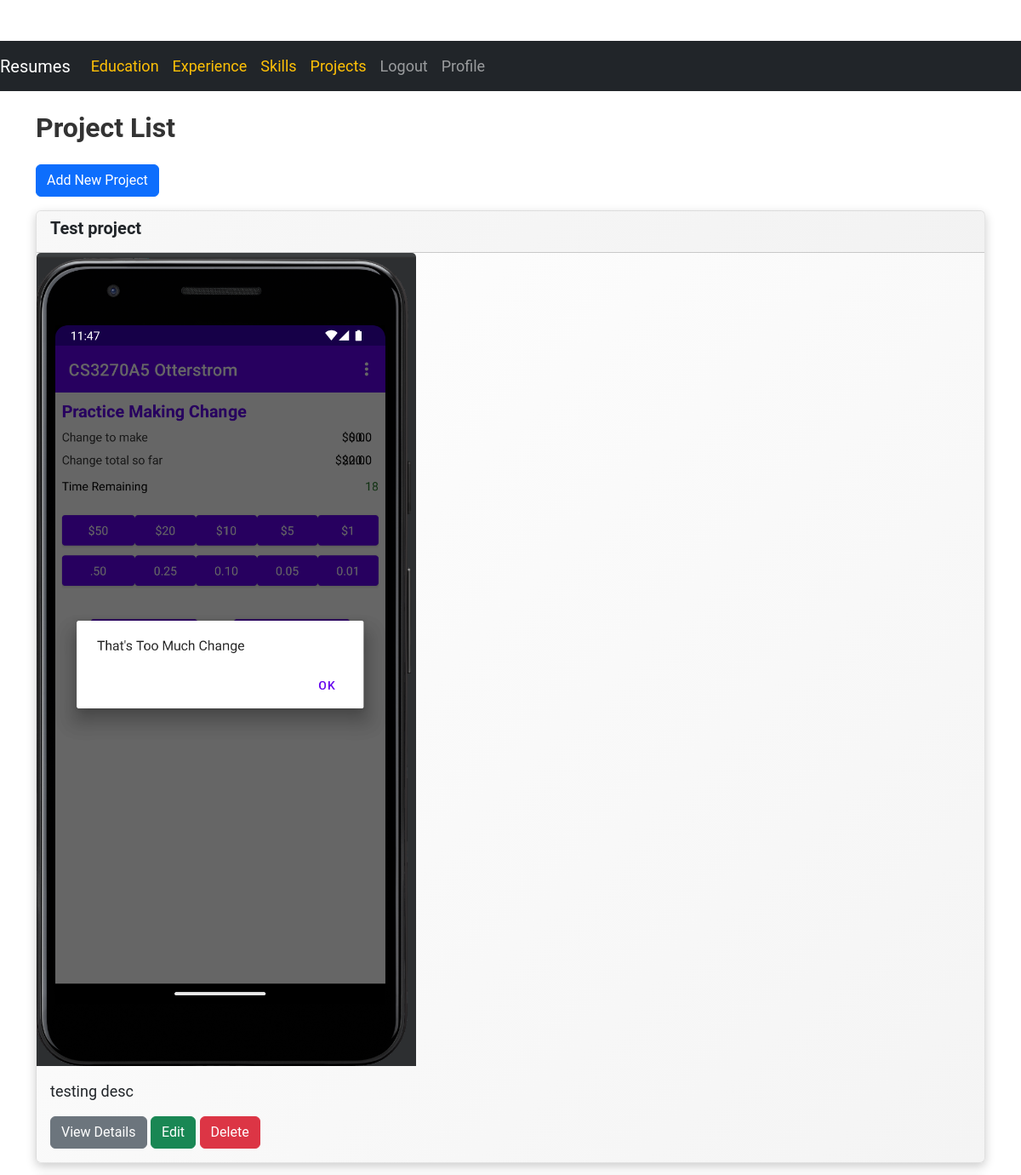
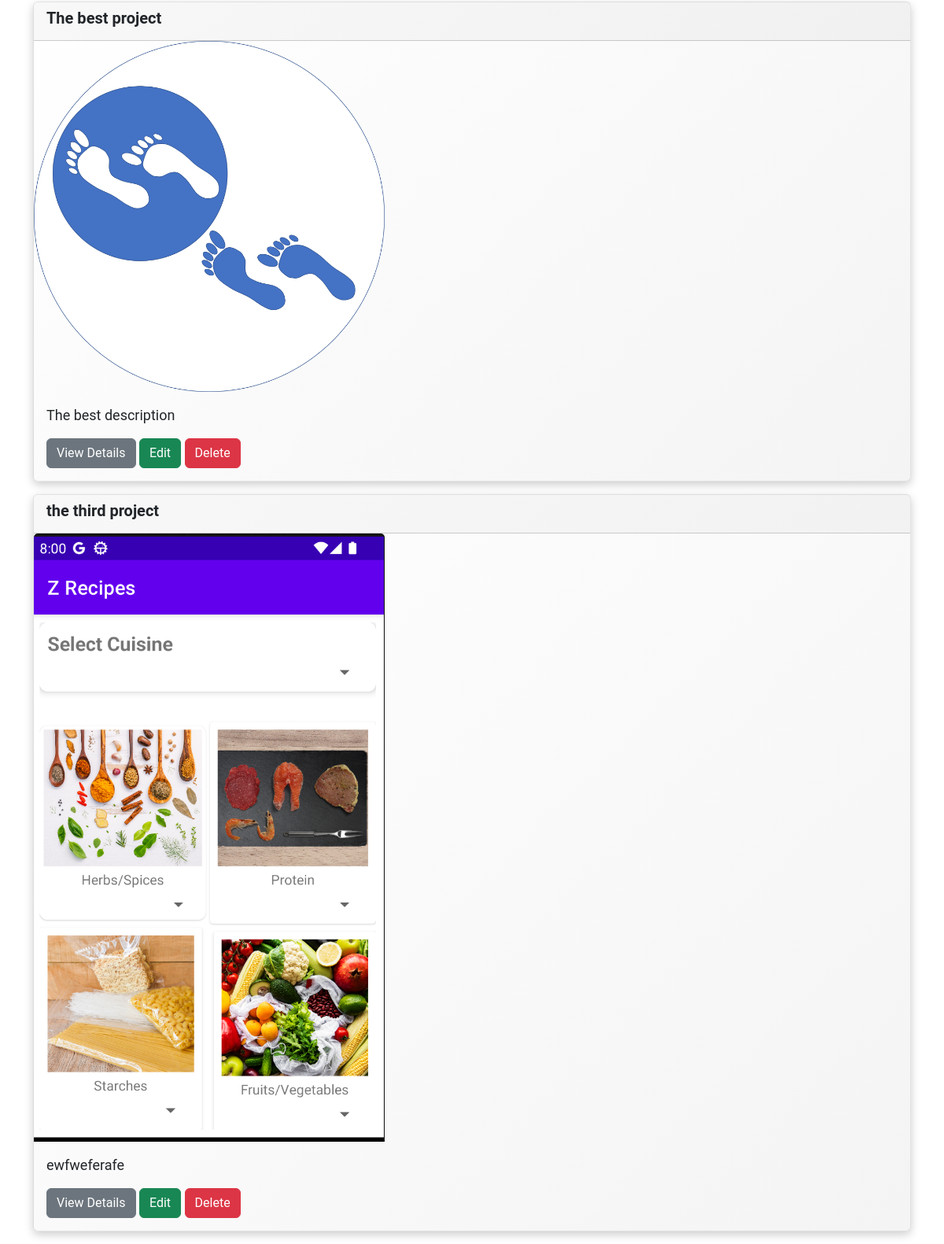
Page /portfolio/projects/ (signed in) on the committed database (2 pictures, top to bottom).
### myapp/models.py (models this page shows, shortened)
class Project(models.Model):
    title = models.CharField(max_length=200)
    description = models.TextField()
    image = models.ImageField(upload_to='projects/')
    link = models.URLField(blank=True, null=True)

### myapp/views.py (the view)
# urls.py: path('projects/', project_list, name='project_list'),
@login_required
def project_list(request):
    projects = Project.objects.all()
    return render(request, 'myapp/project_list.html', {'project_list': projects})

### myapp/templates/myapp/project_list.html (shortened to what this page needs)
{% extends 'myapp/base.html' %}
{% block body %}
<div class="container mt-4">
    <h2 class="mb-4">Project List</h2>
    <a href="{% url 'myapp:project_create' %}" class="btn btn-primary mb-3">Add New Project</a>
    {% for project in project_list %}
    <div class="card mb-3">
        <div class="card-header">
            <h5 class="card-title">{{ project.title }}</h5>
        </div>
        <img src="{{ project.image.url }}" alt="{{ project.title }}" class="card-img-top" style="width: 40%;">
        <div class="card-body">
            <p class="card-text">{{ project.description }}</p>
            <a href="{% url 'myapp:project_detail' project.id %}" class="btn btn-secondary">View Details</a>
            <a href="{% url 'myapp:project_update' project.id %}" class="btn btn-success">Edit</a>
            <a href="{% url 'myapp:project_delete' project.id %}" class="btn btn-danger">Delete</a>
        </div>
    </div>
    {% empty %}
    <p>No projects found.</p>
    {% endfor %}
</div>
{% endblock %}

### myapp/static/portfolio/style.css (style rules this page uses)
body { font-family: 'Roboto', sans-serif; font-size: 18px; color: #333; padding-top: 60px; }
h1, h2, h3, h4, h5, h6 { font-weight: 700; }
.card { border: 1px solid rgba(0, 0, 0, 0.1); box-shadow: 0 4px 12px rgba(0, 0, 0, 0.2); background: linear-gradient(135deg, #ffffff, #f4f4f4); transition: all 0.3s ease-in-out; }

### rows in the picture
Project: title "Test project", image (picture), description "testing desc"
Project: title "The best project", image (picture), description "The best description"
Project: title "the third project", image (picture), description "ewfweferafe"
